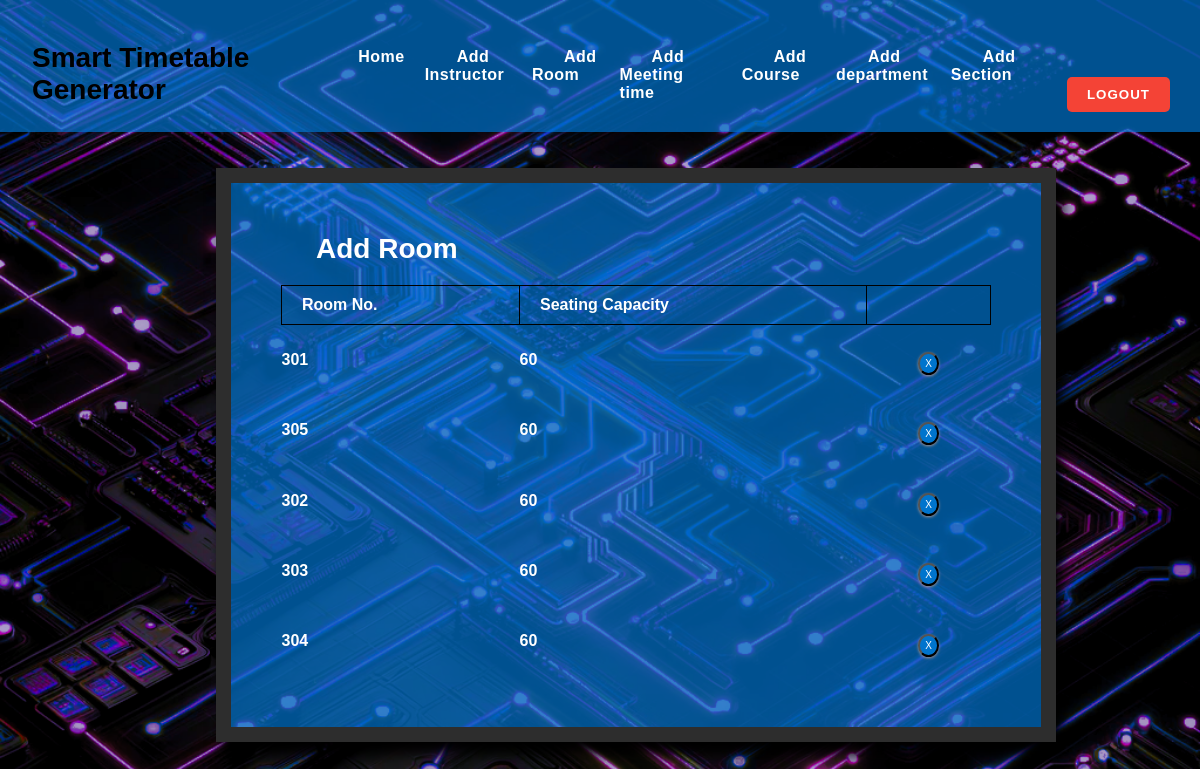
The app's page /room_list/ with its own data.
### mm1/models.py (models this page shows, shortened)
class Room(models.Model):
    r_number = models.CharField(max_length=6)
    seating_capacity = models.IntegerField(default=0)

### mm1/views.py (the view)
# urls.py: path('room_list/', views.room_list, name='editrooms'),
def room_list(request):
    context = {
        'rooms': Room.objects.all()
    }
    return render(request, 'rmlist.html', context)

### templates/rmlist.html (shortened to what this page needs)
{% extends 'base.html' %}
{% block content %}
{% load static %}
<fieldset class="fieldset">
    <a href="{% url 'addroom'%}"><h1 class="tablink" onclick="openPage('new')" id="defaultOpen">Add Room</h1></a>
    <div class="tabcontent" id="edit">
        <table class="table1">
            <thead>
            <tr class="table-headers">
            <th>Room No.</th>
            <th>Seating Capacity</th>
            <th  class="empty"></th>
            </tr>
            </thead>
            <tbody>
            {% for rm in rooms %}
            <tr>
             <td>{{rm.r_number}}</td>
             <td>{{rm.seating_capacity}}</td>
             <td class="empty">
                <form action="{% url 'deleteroom' rm.id %}" method="post">
                        <input type="submit" value="X" class="cross">
                </form>
             </td>
             </tr>
            {% endfor %}
            </tbody>
        </table>
    </div>
</fieldset>
{% endblock %}

### static/CSS/style.css (style rules this page uses)
body { color: white; margin: 0; font-family: Arial, sans-serif; background-image: url('/static/images/bg4.png'); background-size: cover; background-repeat: no-repeat; background-attachment: fixed; }
* { margin: 0; padding: 0; box-sizing: border-box; font-family: sans-serif; }
html { scroll-behavior: smooth; }
a { text-decoration:none; }
form { margin-top: 6%; margin-left: auto; margin-right: auto; width: fit-content; padding: 20px; display: block; }
fieldset h1 { color: #ffffff; padding-bottom: 20px; margin-left: 35px; display: inline-block; cursor: pointer; font-size: 28px; }
fieldset input { padding:8px; color: #938c8c }
.tabcontent { color: #000; font-weight: bold; }
.table1 th { color: #ffffff; }
.table1 td { color: white !important; }
.table2 td, th { border: 1px solid rgb(0, 0, 0); padding: 10px 20px; color: #000; font-weight: bold; }
.table1 { width: 100%; border-collapse: collapse; text-align: left; overflow: hidden; }
.table1 td, th { color: #000; }
.table-headers { color: #000; }
.cross { border-radius: 50%; font-size:10px; box-shadow: 0px 1px 3px 0px #9e9292; padding: 4px 5px; color: #fff; background-color: rgb(0, 116, 205);; cursor: pointer; }
.fieldset { margin-top: 3%; margin-left: 18%; margin-right: 12%; padding: 50px; border-width: 15px; border-style: solid; border-color: #2d2d2d; box-shadow: 6px 13px 13px 0px black; background-color: rgba(0, 116, 205, 0.7); }

### records on screen
Room: r_number "301", seating_capacity "60"
Room: r_number "305", seating_capacity "60"
Room: r_number "302", seating_capacity "60"
Room: r_number "303", seating_capacity "60"
Room: r_number "304", seating_capacity "60"
